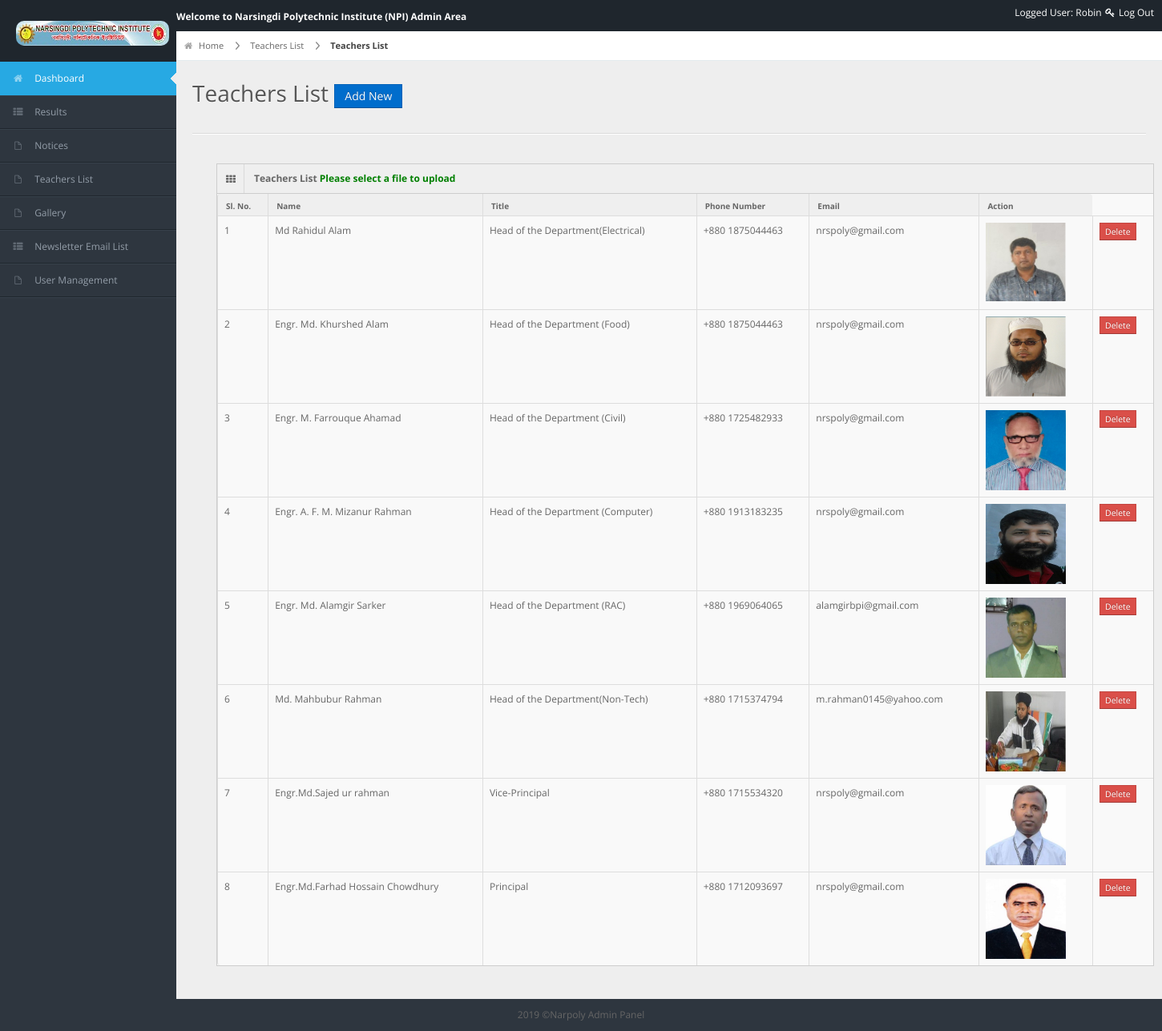
The page /admin/teachers_list.php?action=selectfile (signed in) on the database its author committed.
### tables this page shows
CREATE TABLE `teachers_tbl` (
  `id` int(11) NOT NULL,
  `name` varchar(200) NOT NULL,
  `title` varchar(200) NOT NULL,
  `file_name` varchar(200) NOT NULL,
  `phone` int(11) NOT NULL,
  `email` varchar(200) NOT NULL,
  `uploaded_on` datetime NOT NULL,
  `status` enum('0','1') NOT NULL
);

### admin/teachers_list.php (the view)
<?php
include('header.php');
include('dbcon.php');
?>
<div id="content-header">
    <div id="breadcrumb"> <a href="index.html" title="Go to Home" class="tip-bottom"><i class="icon-home"></i> Home</a> <a href="#">Teachers List</a> <a href="#" class="current">Teachers List</a> </div>
    <h1>Teachers List
          <a href="add_new_teacher.php" class="btn btn-primary">
      Add New</a>
    </h1>
  </div>
 <div class="container-fluid"><hr>
 <div class="span12">
      <div class="widget-box">
          <div class="widget-title"> <span class="icon"><i class="icon-th"></i></span>
            <h5>Teachers List
            	<span>  <?php
if (isset($_REQUEST['action'])) {
	if ($_REQUEST['action']=='uploaded') {
		echo "<font color='green'>uploaded successfully</font>";
	}elseif ($_REQUEST['action']=='tryagain') {
   echo "<font color='green'>File upload failed, please try again.</font>";
  }elseif ($_REQUEST['action']=='error') {
    echo "<font color='green'>Sorry, there was an error uploading your file.</font>";
  }elseif ($_REQUEST['action']=='filesallowed') {
  echo "<font color='green'>Sorry, only JPG, JPEG, PNG, GIF, & PDF files are allowed to upload.</font>";
  }elseif ($_REQUEST['action']=='selectfile') {
  echo "<font color='green'>Please select a file to upload</font>";
  }
  else
	{
       echo "<font color='red'>Data not Inserted</font>";
	}
}
?></span></h5>
          </div>
          <div class="widget-content nopadding">
            <table class="table table-bordered data-table">
              <thead>
                <tr>
                	<th style="text-align: left;">Sl. No.</th>
                  <th style="text-align: left;">Name</th>
                  <th style="text-align: left;">Title</th>
                  <th style="text-align: left;">Phone Number</th>
                  <th style="text-align: left;">Email</th>
        					<th style="text-align: left;">Action</th>
                </tr>
              </thead>
              <tbody>
<?php
$showDataQuery = "SELECT * FROM teachers_tbl";
$runDataQuery = mysqli_query($connect,$showDataQuery);
if ($runDataQuery==true) {
	$snCount=1;
		While($myData = mysqli_fetch_array($runDataQuery)){ ?>
                <tr class="gradeX">
                  <td><?php echo $snCount;$snCount++;?></td>
                  <td><?php echo $myData['name'];?></td>
                  <td><?php echo $myData['title'];?></td>
                  <td>+880 <?php echo $myData['phone'];?></td>
                  <td><?php echo $myData['email'];?></td>
				          <td><img class="img-fluid" src="uploads/<?php echo $myData['file_name'];?>" style="height: 100px;width:100px;"/> </td>
                  <td><a onclick="return confirm('Are you sure?');" class="btn btn-danger btn-mini" href="delete_teacher_core.php?delete_teachers_id=<?php echo $myData['id'];?>"> Delete </a></td>
                </tr>
   <?php
	}
}
?>
              </tbody>
            </table>
          </div>
        </div>
</div>
</div>
<?php
include('footer.php');
?>

### admin/css/matrix-style.css (style rules this page uses)
* { outline:none !important; -moz-outline: none !important; }
html, body { height:100% }
body { overflow-x: hidden; margin-top: -10px; font-family: 'Open Sans', sans-serif; font-size:12px; color:#666; }
a { color:#666; }
select, textarea, input[type="text"], input[type="password"], input[type="datetime"], input[type="datetime-local"], input[type="date"], input[type="month"], input[type="time"], input[type="week"], input[type="number"], input[type="email"], input[type="url"], input[type="search"], input[type="tel"], input[type="color"], .uneditable-input, .label, .dropdown-menu, .btn, .well, .progress, .table-bordered, .btn-group > .btn:first-child, .btn-group > .btn:last-child, .btn-group > .btn:last-child, .btn-group > .dropdown-toggle, .alert { border-radius:0px; }
.btn, textarea, input[type="text"], input[type="password"], input[type="datetime"], input[type="datetime-local"], input[type="date"], input[type="month"], input[type="time"], input[type="week"], input[type="number"], input[type="email"], input[type="url"], input[type="search"], input[type="tel"], input[type="color"], .uneditable-input { box-shadow:none; }
.progress, .progress-success .bar, .progress .bar-success, .progress-warning .bar, .progress .bar-warning, .progress-danger .bar, .progress .bar-danger, .progress-info .bar, .progress .bar-info, .btn, .btn-primary { background-image:none; }
hr { border-top-color:#dadada; }
#content-header { position: abslute; width: 100%; margin-top: -38px; z-index: 20; }
#content-header h1 { color: #555555; font-size: 28px; font-weight: normal; float: none; text-shadow: 0 1px 0 #ffffff; margin-left: 20px; position: relative; }
#content-header h1, #content-header .btn-group { margin-top: 20px; }
#breadcrumb { background-color: #fff; border-bottom: 1px solid #e3ebed; }
#breadcrumb a { padding: 8px 20px 8px 10px; display: inline-block; background-image: url('../img/breadcrumb.png'); background-position: center right; background-repeat: no-repeat; font-size: 11px; color: #666666; }
#breadcrumb a:last-child { background-image:none; }
#breadcrumb a.current { font-weight: bold; color: #444444; }
#breadcrumb a i { margin-right: 5px; opacity: .6; }
.stat-boxes .peity_bar_good, .stat-boxes .peity_line_good, { color: #459D1C; }
.widget-box { background: none repeat scroll 0 0 #F9F9F9; border-left: 1px solid #CDCDCD; border-top: 1px solid #CDCDCD; border-right: 1px solid #CDCDCD; clear: both; margin-top: 16px; margin-bottom: 16px; position: relative; }
.widget-title, .modal-header, .table th, div.dataTables_wrapper .ui-widget-header { background:#efefef; border-bottom: 1px solid #CDCDCD; height: 36px; }
.widget-title span.icon { padding: 9px 10px 7px 11px; float: left; border-right:1px solid #dadada; }
.widget-title h5 { color: #666; float: left; font-size: 12px; font-weight: bold; padding: 12px; line-height: 12px; margin: 0; }
.widget-content { padding:15px; border-bottom: 1px solid #cdcdcd; }
.table th { height: auto; font-size: 10px; padding: 5px 10px 2px; border-bottom: 0; text-align: center; color: #666666; }
.nopadding { padding: 0 !important; }
.nopadding .table { margin-bottom: 0; }
.nopadding .table-bordered { border: 0; }

### admin/css/matrix-media.css (style rules this page uses)
body { background:#2E363F; }

### rows shown on the page
teachers_tbl: name "Md Rahidul Alam", title "Head of the Department(Electrical)", phone "1875044463", email "nrspoly@gmail.com", file_name (picture)
teachers_tbl: name "Engr. Md. Khurshed Alam", title "Head of the Department (Food)", phone "1875044463", email "nrspoly@gmail.com", file_name (picture)
teachers_tbl: name "Engr. M. Farrouque Ahamad", title "Head of the Department (Civil)", phone "1725482933", email "nrspoly@gmail.com", file_name (picture)
teachers_tbl: name "Engr. A. F. M. Mizanur Rahman", title "Head of the Department (Computer)", phone "1913183235", email "nrspoly@gmail.com", file_name (picture)
teachers_tbl: name "Engr. Md. Alamgir Sarker", title "Head of the Department (RAC)", phone "1969064065", email "alamgirbpi@gmail.com", file_name (picture)
teachers_tbl: name "Md. Mahbubur Rahman", title "Head of the Department(Non-Tech)", phone "1715374794", email "m.rahman0145@yahoo.com", file_name (picture)
teachers_tbl: name "Engr.Md.Sajed ur rahman", title "Vice-Principal", phone "1715534320", email "nrspoly@gmail.com", file_name (picture)
teachers_tbl: name "Engr.Md.Farhad Hossain Chowdhury", title "Principal", phone "1712093697", email "nrspoly@gmail.com", file_name (picture)

### other values the page prints
$_SESSION['username'] "Robin"
